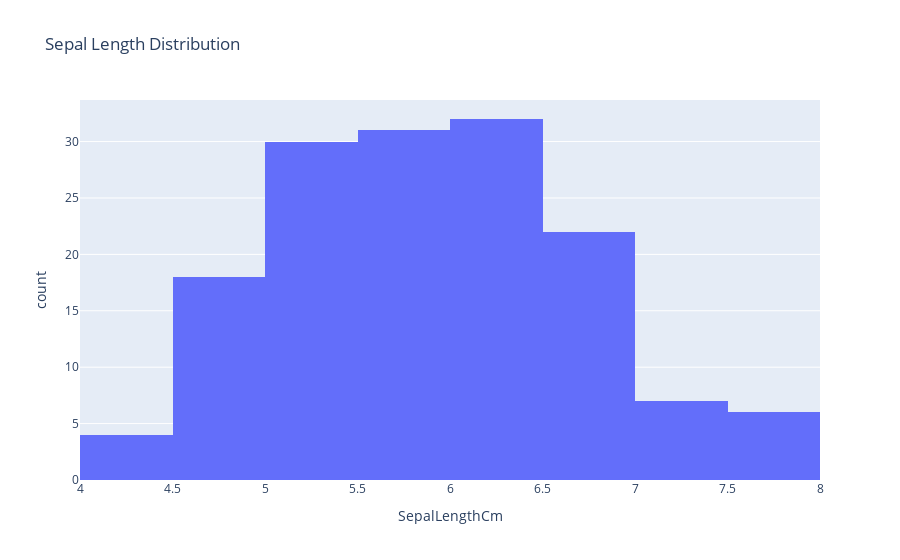

The notebook cell this image was saved under:
### Code cell
fig_sepal_length = px.histogram(iris, x='SepalLengthCm', title='Sepal Length Distribution')
fig_sepal_width = px.histogram(iris, x='SepalWidthCm', title='Sepal Width Distribution')
fig_petal_length = px.histogram(iris, x='PetalLengthCm', title='Petal Length Distribution')
fig_petal_width = px.histogram(iris, x='PetalWidthCm', title='Petal Width Distribution')

# Show the histograms
fig_sepal_length.show()
fig_sepal_width.show()
fig_petal_length.show()
fig_petal_width.show()

### Figure 1 — Plotly figure (JSON) as saved in the notebook; plotly's stock layout.template omitted (floating-point values rounded to 4 significant figures; data arrays with more than 128 entries replaced by an {"elided": "..."} marker saying what was removed)
{"data": [{"alignmentgroup": "True", "bingroup": "x", "hovertemplate": "SepalLengthCm=%{x}<br>count=%{y}<extra></extra>", "legendgroup": "", "marker": {"color": "#636efa", "pattern": {"shape": ""}}, "name": "", "offsetgroup": "", "orientation": "v", "showlegend": false, "type": "histogram", "x": {"elided": "150 float values"}, "xaxis": "x", "yaxis": "y"}], "layout": {"autosize": true, "barmode": "relative", "legend": {"tracegroupgap": 0}, "title": {"text": "Sepal Length Distribution"}, "xaxis": {"anchor": "y", "autorange": true, "domain": [0, 1], "range": [4, 8], "title": {"text": "SepalLengthCm"}, "type": "linear"}, "yaxis": {"anchor": "x", "autorange": true, "domain": [0, 1], "range": [0, 33.68], "title": {"text": "count"}}}}
